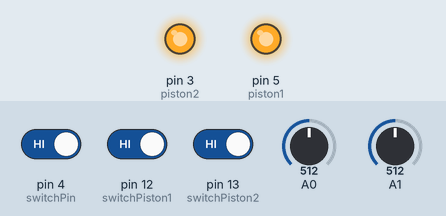
This sketch was run on a simulated Arduino Uno, built with avr-gcc and run on an emulated ATmega328P. On the bench: output pins drawn as LEDs (lit = HIGH). The test bench sets the inputs (shaded band); at power-on: pin 4 (switchPin) HIGH, pin 12 (switchPiston1) HIGH, pin 13 (switchPiston2) HIGH, A0 = 512, A1 = 512.

Above: at 1.2 s.
1.3 s: pin 4 (switchPin) driven LOW and pin 12 (switchPiston1) driven LOW and pin 13 (switchPiston2) driven LOW
At 2.0 s:
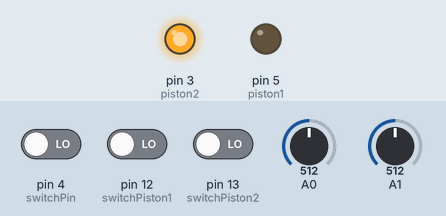
4.3 s: pin 12 (switchPiston1) driven HIGH
At 5.3 s:
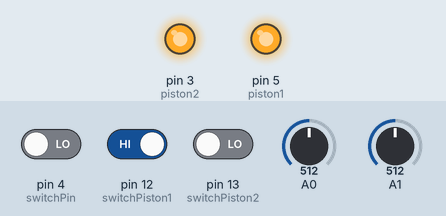
5.8 s: pin 12 (switchPiston1) driven LOW
At 6.6 s:
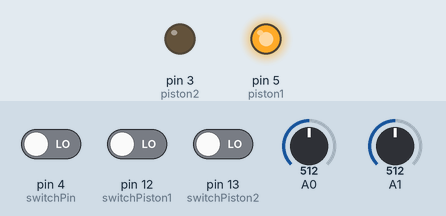
8.8 s: pin 4 (switchPin) driven HIGH
At 9.4 s:
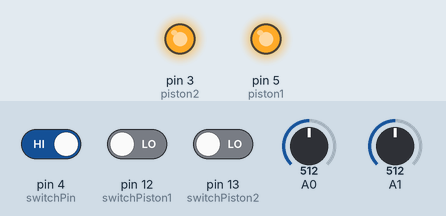
Timing chart, 0 to 11.3 s (numbered marks = the images above; inputs shaded):
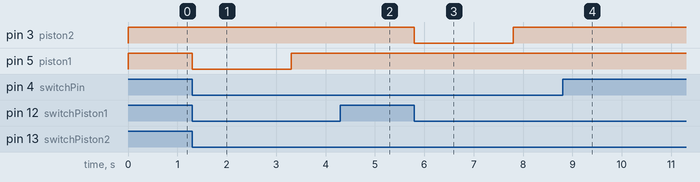

The sketch:

sketch_sep5a.ino
```cpp
int piston1 = 5; // D5
int piston2 = 3; // D3
int switchPin = 4; // D4
int switchPiston1 = 12; // D12
int switchPiston2 = 13; // D13
int pistonPrendido = 0;  // 0 = ninguno, 1 = piston1, 2 = piston2
bool sistemaActivo;
bool primeraVez;
bool apagadoPendiente = false;

void setup() {
  pinMode(piston1, OUTPUT);
  pinMode(piston2, OUTPUT);
  pinMode(switchPin, INPUT_PULLUP);
  pinMode(switchPiston1, INPUT_PULLUP);
  pinMode(switchPiston2, INPUT_PULLUP);
  digitalWrite(piston1, HIGH);
  digitalWrite(piston2, HIGH);

  primeraVez = true;
}

void loop() {
  sistemaActivo = (digitalRead(switchPin) == LOW);

  int p0 = analogRead(A0);
  int p1 = analogRead(A1);

  int tp1 = map(p0, 0, 1023, 0, 4000);
  int tp2 = map(p1, 0, 1023, 0, 4000);

  bool estadoSwitch1 = (digitalRead(switchPiston1) == LOW);
  bool estadoSwitch2 = (digitalRead(switchPiston2) == LOW);

  if (!sistemaActivo) {
    apagadoPendiente = true;
  }

  // --- Arranque inicial ---
  if (primeraVez && sistemaActivo) {
    if (estadoSwitch1 && estadoSwitch2) {
      digitalWrite(piston1, LOW);
      pistonPrendido = 1;
      delay(tp1);
      digitalWrite(piston1, HIGH);
      delay(tp1 * 0.95);
      primeraVez = false;
    }
    return;
  }

  // --- Funcionamiento normal ---
  if (pistonPrendido == 1 && estadoSwitch1 && estadoSwitch2) {
    digitalWrite(piston1, HIGH);
    digitalWrite(piston2, LOW);
    delay(tp2);
    digitalWrite(piston2, HIGH);
    delay(tp2 * 0.95);
    if (apagadoPendiente) {
      apagadoPendiente = false;
      primeraVez = true;
      pistonPrendido = 0;
      return;
    }

    pistonPrendido = 2;
  }
  else if (pistonPrendido == 2 && estadoSwitch1 && estadoSwitch2) {
    if (!sistemaActivo) {
      pistonPrendido = 0;
      primeraVez = true;
      apagadoPendiente = false;
      return;
    }

    digitalWrite(piston1, LOW);
    delay(tp1);
    digitalWrite(piston1, HIGH);
    delay(tp1 * 0.95);
    pistonPrendido = 1;
  }
}
```

Measured:
- after the input at 1.3 s, pin 5 (piston1): HIGH → LOW at once, → HIGH 2.0 s later
- after the input at 4.3 s, pin 3 (piston2): stays HIGH (without the input it goes to LOW after 0.90 s)
- after the input at 5.8 s, pin 3 (piston2): HIGH → LOW at once, → HIGH 2.0 s later
- after the input at 8.8 s, pin 5 (piston1): stays HIGH (without the input it goes to LOW after 0.90 s)
